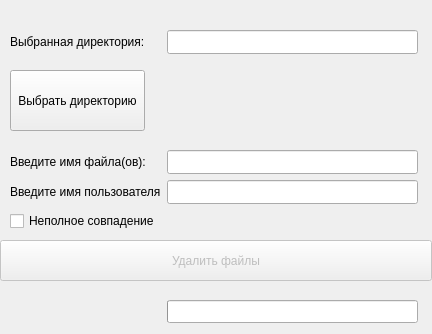
<?xml version="1.0" encoding="UTF-8"?>
<ui version="4.0">
 <class>MainWindow</class>
 <widget class="QMainWindow" name="MainWindow">
  <property name="geometry">
   <rect>
    <x>0</x>
    <y>0</y>
    <width>432</width>
    <height>334</height>
   </rect>
  </property>
  <property name="windowTitle">
   <string>MainWindow</string>
  </property>
  <widget class="QWidget" name="centralwidget">
   <widget class="QPushButton" name="pushButton">
    <property name="geometry">
     <rect>
      <x>10</x>
      <y>70</y>
      <width>135</width>
      <height>61</height>
     </rect>
    </property>
    <property name="text">
     <string>Выбрать директорию</string>
    </property>
   </widget>
   <widget class="QLabel" name="label">
    <property name="geometry">
     <rect>
      <x>10</x>
      <y>30</y>
      <width>135</width>
      <height>24</height>
     </rect>
    </property>
    <property name="text">
     <string>Выбранная директория: </string>
    </property>
   </widget>
   <widget class="QLineEdit" name="lineEdit">
    <property name="geometry">
     <rect>
      <x>167</x>
      <y>30</y>
      <width>251</width>
      <height>24</height>
     </rect>
    </property>
   </widget>
   <widget class="QPushButton" name="pushButton_2">
    <property name="enabled">
     <bool>false</bool>
    </property>
    <property name="geometry">
     <rect>
      <x>0</x>
      <y>240</y>
      <width>432</width>
      <height>41</height>
     </rect>
    </property>
    <property name="text">
     <string>Удалить файлы</string>
    </property>
    <property name="checkable">
     <bool>false</bool>
    </property>
   </widget>
   <widget class="QLabel" name="label_2">
    <property name="geometry">
     <rect>
      <x>20</x>
      <y>250</y>
      <width>131</width>
      <height>21</height>
     </rect>
    </property>
    <property name="text">
     <string/>
    </property>
   </widget>
   <widget class="QLabel" name="label_3">
    <property name="geometry">
     <rect>
      <x>10</x>
      <y>150</y>
      <width>135</width>
      <height>24</height>
     </rect>
    </property>
    <property name="text">
     <string>Введите имя файла(ов):</string>
    </property>
   </widget>
   <widget class="QLineEdit" name="lineEdit_2">
    <property name="geometry">
     <rect>
      <x>167</x>
      <y>150</y>
      <width>251</width>
      <height>24</height>
     </rect>
    </property>
   </widget>
   <widget class="QLabel" name="label_4">
    <property name="geometry">
     <rect>
      <x>10</x>
      <y>300</y>
      <width>131</width>
      <height>23</height>
     </rect>
    </property>
    <property name="text">
     <string/>
    </property>
   </widget>
   <widget class="QProgressBar" name="progressBar">
    <property name="geometry">
     <rect>
      <x>167</x>
      <y>300</y>
      <width>251</width>
      <height>23</height>
     </rect>
    </property>
    <property name="value">
     <number>0</number>
    </property>
    <property name="textVisible">
     <bool>false</bool>
    </property>
   </widget>
   <widget class="QLabel" name="label_5">
    <property name="geometry">
     <rect>
      <x>10</x>
      <y>180</y>
      <width>151</width>
      <height>24</height>
     </rect>
    </property>
    <property name="text">
     <string>Введите имя пользователя:</string>
    </property>
   </widget>
   <widget class="QLineEdit" name="lineEdit_3">
    <property name="geometry">
     <rect>
      <x>167</x>
      <y>180</y>
      <width>251</width>
      <height>24</height>
     </rect>
    </property>
   </widget>
   <widget class="QCheckBox" name="checkBox">
    <property name="geometry">
     <rect>
      <x>10</x>
      <y>210</y>
      <width>151</width>
      <height>22</height>
     </rect>
    </property>
    <property name="text">
     <string>Неполное совпадение</string>
    </property>
   </widget>
  </widget>
 </widget>
 <resources/>
 <connections/>
</ui>
